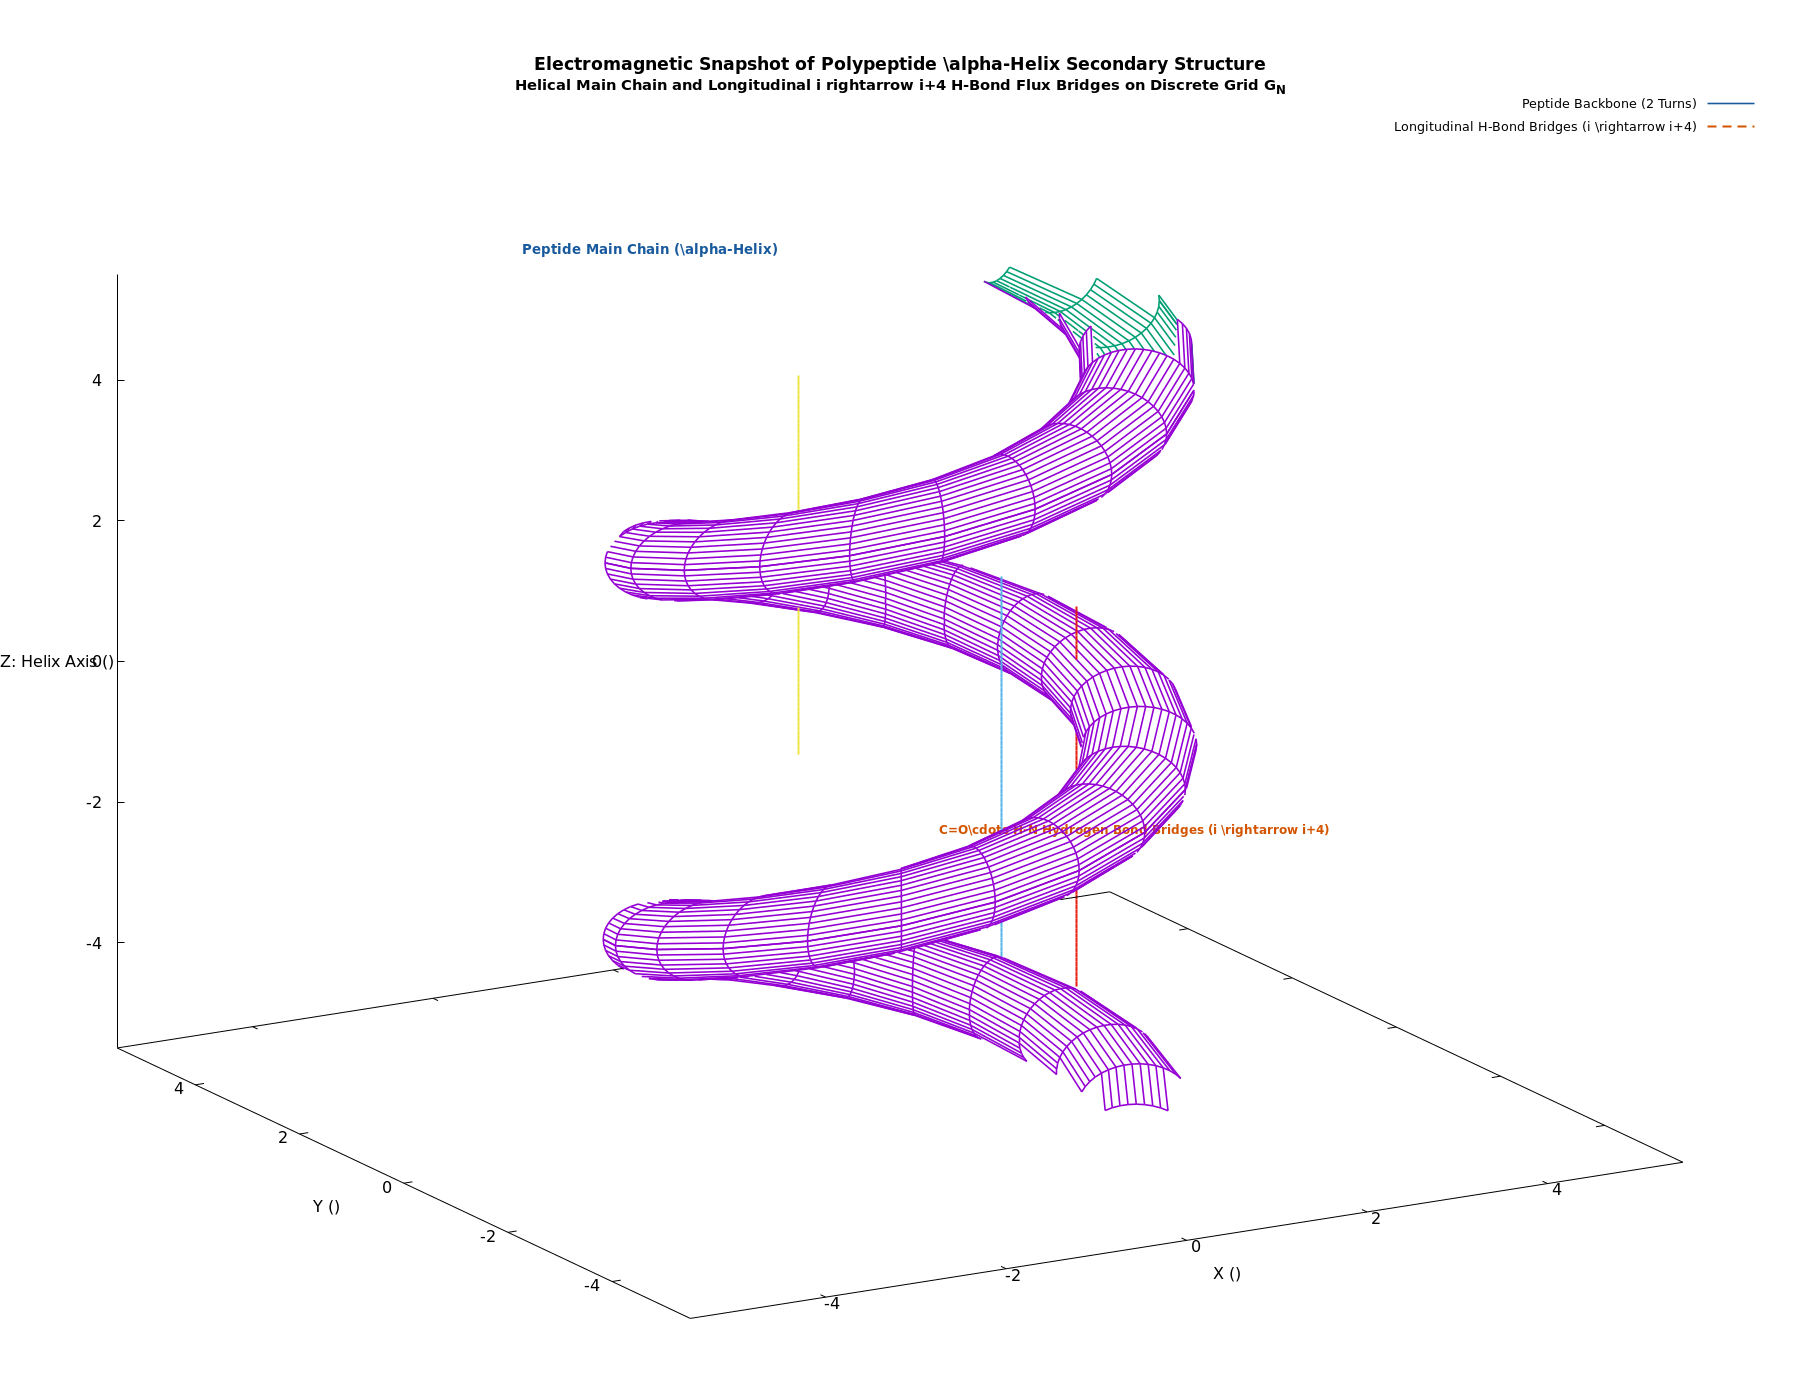

This chart was generated by the following gnuplot code:
# Gnuplot script: 3D High-Detail Wireframe Snapshot of Alpha-Helix Protein Backbone
# Depicts the discrete electromagnetic architecture of the polypeptide alpha-helix on G_N:
# - Helical peptide backbone cylindrical tube (radius R = 2.3 Angstrom, pitch = 5.4 Angstrom)
# - Longitudinal hydrogen bond electromagnetic flux bridges (i -> i+4 bonding network)
# - Axial electrostatic dipole moment alignment along the helical axis
# Pure wireframe meshwork with hidden-line removal; no surface shading.

reset

if (exists("OUTFILE")) {
    set terminal pngcairo size 1800,1400 font "Sans,12"
    set output OUTFILE
}

set title "Electromagnetic Snapshot of Polypeptide \\alpha-Helix Secondary Structure\n{/*0.85Helical Main Chain and Longitudinal i \\rightarrow i+4 H-Bond Flux Bridges on Discrete Grid G_N}" font "Sans-Bold,13" offset 0,-0.5

set parametric
set hidden3d
unset pm3d
set surface

set isosamples 44, 44
set urange [0:2*pi]
set vrange [0:2*pi]

set xlabel "X ({\305})" offset -1,-0.5
set ylabel "Y ({\305})" offset 1,-0.5
set zlabel "Z: Helix Axis ({\305})" offset 1,0
set xrange [-5.5:5.5]
set yrange [-5.5:5.5]
set zrange [-5.5:5.5]
set xyplane at -5.5
set view 68, 330, 1.15, 1.0

# Physical dimensions of standard alpha-helix (in Angstroms)
R_helix = 2.30
pitch   = 5.40
turns   = 2.2

# 1. Helical Backbone Main Chain Tube
u_norm(u)   = u / (2.0 * pi)
t_helix(u)  = (u_norm(u) - 0.5) * turns * 2.0 * pi
z_main(u)   = t_helix(u) * pitch / (2.0 * pi)
x_center(u) = R_helix * cos(t_helix(u))
y_center(u) = R_helix * sin(t_helix(u))

r_tube = 0.55
x_backbone(u, v) = x_center(u) + r_tube * cos(v) * cos(t_helix(u))
y_backbone(u, v) = y_center(u) + r_tube * cos(v) * sin(t_helix(u))
z_backbone(u, v) = z_main(u) + r_tube * sin(v)

# 2. 1D Longitudinal Hydrogen Bond Flux Bridges (i -> i+4)
set samples 80
set table $HB1
plot [t=0:1] (R_helix * 0.85 * cos(-pi/2.0)), (-pitch/2.0 + t * pitch)
unset table

set table $HB2
plot [t=0:1] (R_helix * 0.85 * cos(pi/2.0)), (-pitch/2.0 + t * pitch + pitch/3.6)
unset table

set table $HB3
plot [t=0:1] (R_helix * 0.85 * cos(0.0)), (-pitch/2.0 + t * pitch - pitch/3.6)
unset table

set style line 1 lc rgb "#185a9d" lw 1.6              # Blue: Helical peptide backbone
set style line 2 lc rgb "#d35400" dt (18, 12) lw 2.0  # Distinct Dashed Orange: C=O ... H-N hydrogen bond filaments

set label 1 "Peptide Main Chain (\\alpha-Helix)" at 0, 4.8, 5.0 center font "Sans-Bold,10" tc rgb "#185a9d"
set label 2 "C=O\\cdots H-N Hydrogen Bond Bridges (i \\rightarrow i+4)" at 0, -4.5, 0 center font "Sans-Bold,9" tc rgb "#d35400"

set key top right spacing 1.25 font "Sans,9.5"

splot x_backbone(u, v), y_backbone(u, v), z_backbone(u, v) with lines ls 1 title "Peptide Backbone (2 Turns)", \
      $HB1 using 1:(R_helix*0.85*sin(-pi/2.0)):2 with lines ls 2 title "Longitudinal H-Bond Bridges (i \\rightarrow i+4)", \
      $HB2 using 1:(R_helix*0.85*sin(pi/2.0)):2 with lines ls 2 notitle, \
      $HB3 using 1:(R_helix*0.85*sin(0.0)):2 with lines ls 2 notitle

if (!exists("OUTFILE")) {
    pause mouse close
}
